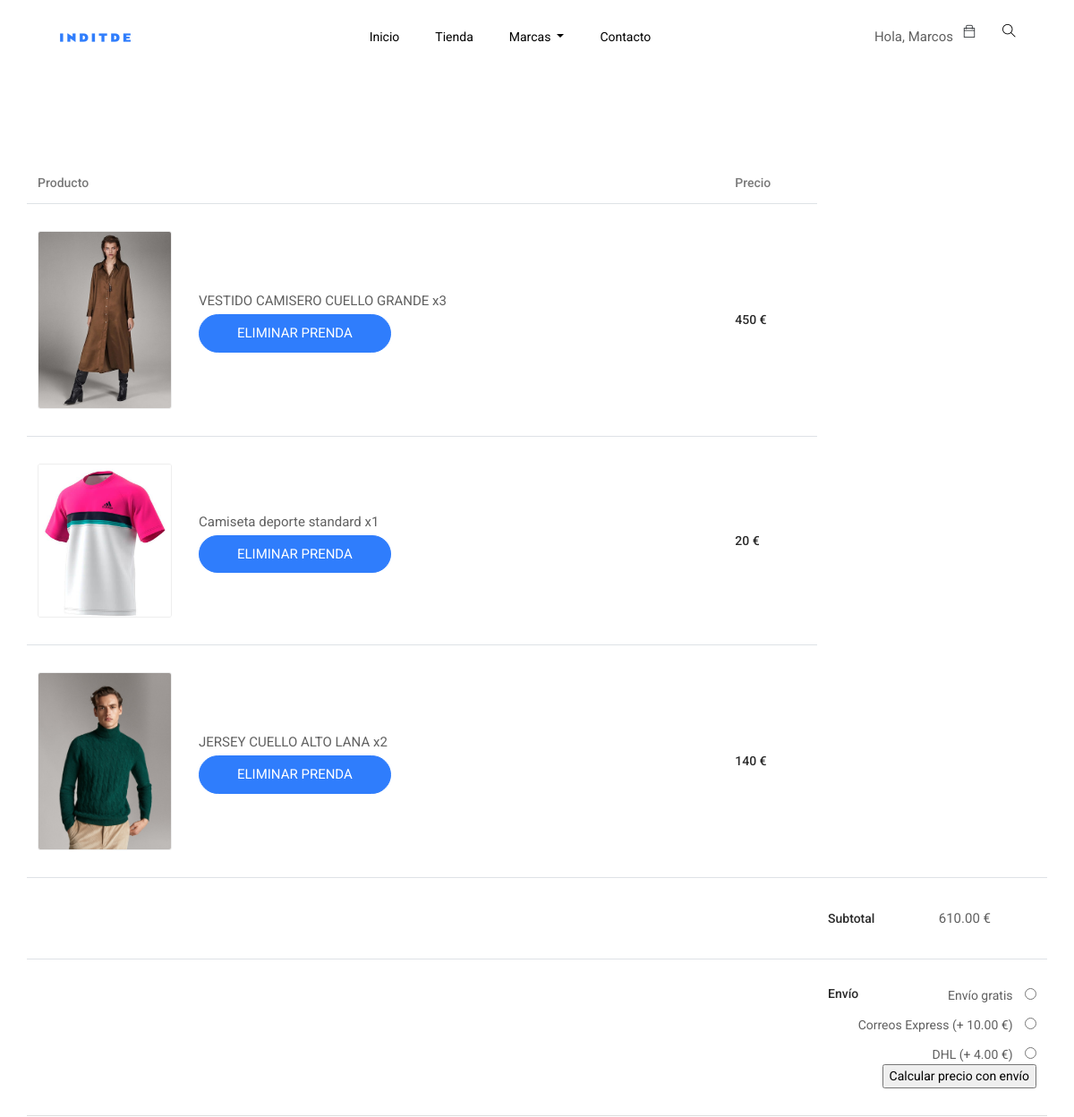
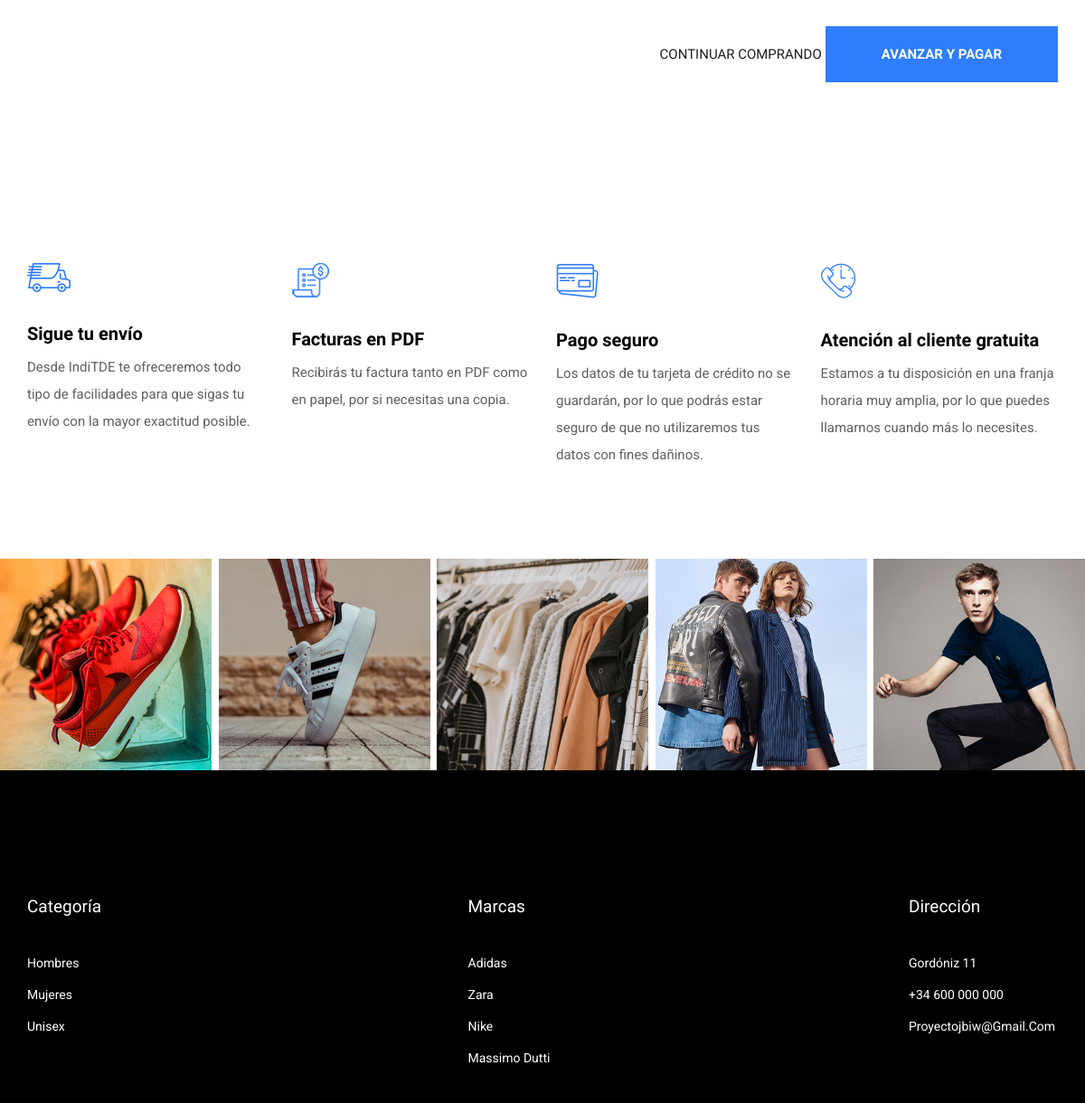
The app's page /cart/ (signed in) with its own data (2 pictures, top to bottom).
### appIndiTDE/models.py (models this page shows, shortened)
class Carro(models.Model):
    usuario = models.ForeignKey(User, on_delete=models.CASCADE)
    ropa = models.ForeignKey('Ropa', on_delete=models.CASCADE)

class Ropa(models.Model):
    id = models.CharField(max_length = 10, primary_key =True)
    nombre = models.CharField(max_length = 30)
    tipo = models.CharField(max_length = 120)
    pvp = models.DecimalField(max_digits = 7, decimal_places = 2)
    pfinal = models.DecimalField(max_digits = 7, decimal_places = 2, default = pvp)
    categoria = models.CharField(max_length = 120)
    genero = models.CharField(max_length = 10, choices = TEME_CHOICES, default = 'unisex')
    desc = models.TextField()
    img = models.ImageField()
    marca = models.ForeignKey('Marca', on_delete = models.CASCADE)
    cantidad = models.IntegerField(default = 1)
    """docstring for Ropa."""

class Marca(models.Model):
    id = models.CharField(max_length = 5, primary_key =True)
    nombre = models.CharField(max_length = 20)
    desc = models.TextField()
    descEn = models.TextField()
    logo = models.ImageField()

### appIndiTDE/views.py (the view)
# urls.py: path('cart/', views.cart, name='cart'),
def cart(request):
    if request.user.is_authenticated:
        user = request.user
        if request.method == 'POST':
            carroRopaID = request.POST.get('ropaEliminar')
            carro = Carro.objects.filter(id = carroRopaID)
            carro.delete()
        c = list(get_carro_completo())
        a = list(get_all_clothes())
        context = {
            'carro' : get_cantidades_ropa(c, user),
            'marcas': get_all_brands(a),
            'total' : get_total(get_clothes_by_user(c, user))
        }
        return render(request, 'inditde/cart.html', context)
    else:
        return redirect('index')

### appIndiTDE/views.py (called while the page is built)
def get_all_clothes():
    ropas = Ropa.objects.all()
    return ropas

def get_carro_completo():
    carro = Carro.objects.all()
    return carro

def get_all_brands(ropas):
    my_brands = []
    for i in ropas:
        if i.marca not in my_brands:
            my_brands.append(i.marca)
    return my_brands

def get_clothes_by_user(carro, user):
    my_carro = []
    for i in carro:
        if (i.usuario == user):
            my_carro.append(i)
    return my_carro

def get_cantidades_ropa(carro, user):
    my_carro = []
    for i in carro:
        if (i.usuario == user):
            if(len(my_carro) >= 1):
                c = any(x.ropa.nombre == i.ropa.nombre for x in my_carro)
                if c:
                    for x in my_carro:
                        if x.ropa.nombre == i.ropa.nombre:
                            x.ropa.cantidad = x.ropa.cantidad + 1
                else:
                    i.ropa.cantidad = 1
                    my_carro.append(i)
            else:
                i.ropa.cantidad = 1
                my_carro.append(i)
    return my_carro

def get_total(carro):
    suma = 0
    for i in carro:
        suma += i.ropa.pfinal
    return suma

### appIndiTDE/templates/inditde/cart.html (shortened to what this page needs)
{% extends "inditde/base.html" %}
{% block content %}
<section class="cart_area section_padding">
    <div class="container">
        <div class="cart_inner">
            <div class="table-responsive">
                <table class="table">
                    <thead>
                    <tr>
                        <th scope="col">Producto</th>
                        <th scope="col">Precio</th>
                    </tr>
                    </thead>
                    <tbody>
                    {% for r in carro %}
                    <tr>
                        <td>
                            <div class="media">
                                <div class="d-flex">
                                    <img src="{{MEDIA_URL}}{{r.ropa.img.url}}" alt=""/>
                                </div>
                                <div class="media-body">
                                    <p>{{r.ropa.nombre}}  x{{r.ropa.cantidad}}</p>
                                    <form action="{% url 'cart' %}" method="POST">
                                        <button class="btn_3" value="{{r.id}}" name='ropaEliminar' type="submit">Eliminar Prenda
                                        </button>
                                    </form>
                                </div>
                            </div>
                        </td>
                        <td>
                            <h5>{% widthratio r.ropa.pfinal 1 r.ropa.cantidad %} €</h5>
                        </td>
                    </tr>
                    {% endfor %}
                    <tr>
                        <td></td>
                        <td></td>
                        <td>
                            <h5>Subtotal</h5>
                        </td>
                        <td>
                            <p id="precioSinEnv">{{total}} €</p>
                        </td>
                    </tr>
                    <tr class="shipping_area">
                        <td></td>
                        <td></td>
                        <td>
                            <h5>Envío</h5>
                        </td>
                        <td>
                            <div class="shipping_box">
                                <ul class="list">
                                    <li>
                                        Envío gratis
                                        <input type="radio" name="envio" value="gratis">
                                    </li>
                                    <li>
                                        Correos Express (+ 10.00 €)
                                        <input type="radio" name="envio" value="correos">
                                    </li>
                                    <li>
                                        DHL (+ 4.00 €)
                                        <input type="radio" name="envio" value="dhl">
                                    </li>
                                </ul>
                                <input type="button" onclick="calcular()" value="Calcular precio con envío"/>
                            </div>
                        </td>
                    </tr>
                    </tbody>
                </table>
                <div class="checkout_btn_inner float-right">
                    <a class="btn_2" href="{% url 'category' %}">CONTINUAR COMPRANDO</a>
                    <a class="btn_1 checkout_btn_1" href="{% url 'checkout' %}">AVANZAR Y PAGAR</a>
                </div>
            </div>
        </div>
</section>
{% endblock %}

### appIndiTDE/templates/inditde/base.html (shortened to what this page needs)
{% load static %}
<!doctype html>
<html lang="zxx">
<head>
    <link rel="stylesheet" href="{% static 'css/bootstrap.min.css' %}">
    <link rel="stylesheet" href="{% static 'css/animate.css' %}">
    <link rel="stylesheet" href="{% static 'css/owl.carousel.min.css' %}">
    <link rel="stylesheet" href="{% static 'css/all.css' %}">
    <link rel="stylesheet" href="{% static 'css/flaticon.css' %}">
    <link rel="stylesheet" href="{% static 'css/themify-icons.css' %}">
    <link rel="stylesheet" href="{% static 'css/magnific-popup.css' %}">
    <link rel="stylesheet" href="{% static 'css/slick.css' %}">
    <link rel="stylesheet" href="{% static 'css/style.css' %}">
</head>
<body class="bg-white">
<header class="main_menu home_menu">
    <div class="container-fluid">
        <div class="row align-items-center justify-content-center">
            <div class="col-lg-11">
                <nav class="navbar navbar-expand-lg navbar-light">
                    <a class="navbar-brand" href="/index/"> <img src="{% static 'img/logo.png'%}" alt="logo"> </a>
                    <div class="collapse navbar-collapse main-menu-item" id="navbarSupportedContent">
                        <ul class="navbar-nav">
                            <li class="nav-item">
                                <a class="nav-link" href="/index/">Inicio</a>
                            </li>
                            <li class="nav-item">
                                <a class="nav-link" href="/shop/">Tienda</a>
                            </li>
                            <li class="nav-item dropdown">
                                <a class="nav-link dropdown-toggle" href="blog.html" id="navbarDropdown_3"
                                   role="button" data-toggle="dropdown" aria-haspopup="true" aria-expanded="false">
                                    Marcas
                                </a>
                            </li>
                            <li class="nav-item">
                                <a class="nav-link" href="{% url 'contact' %}">Contacto</a>
                            </li>
                        </ul>
                    </div>
                    <div class="hearer_icon d-flex">
                        {% if user.is_authenticated %}
                        <p>Hola, {{user.first_name}} &nbsp;</p>
                        {% else %}
                        <p></p>
                        {% endif %}
                        <div class="dropdown cart">
                            <a class="dropdown-toggle" href="#}" id="navbarDropdown3" role="button"
                               data-toggle="dropdown" aria-haspopup="true" aria-expanded="false">
                                <a class="ti-bag"></a>
                            </a>
                        </div>
                        <a id="search_1" href="javascript:void(0)" onClick="TODO"><i class="ti-search"></i></a>
                    </div>
                </nav>
            </div>
        </div>
    </div>
</header>
{% block content %}
{% endblock %}
<section class="shipping_details section_padding">
    <div class="container">
        <div class="row">
            <div class="col-lg-3 col-sm-6">
                <div class="single_shopping_details">
                    <img src="{% static 'img/icon/icon_1.png'%}" alt="">
                    <h4>Sigue tu envío</h4>
                    <p>Desde IndiTDE te ofreceremos todo tipo de facilidades para que sigas tu envío con la mayor exactitud posible.</p>
                </div>
            </div>
            <div class="col-lg-3 col-sm-6">
                <div class="single_shopping_details">
                    <img src="{% static 'img/icon/icon_2.png'%}" alt="">
                    <h4>Facturas en PDF</h4>
                    <p>Recibirás tu factura tanto en PDF como en papel, por si necesitas una copia.</p>
                </div>
            </div>
            <div class="col-lg-3 col-sm-6">
                <div class="single_shopping_details">
                    <img src="{% static 'img/icon/icon_3.png' %}" alt="">
                    <h4>Pago seguro</h4>
                    <p>Los datos de tu tarjeta de crédito no se guardarán, por lo que podrás estar seguro de que no utilizaremos tus datos con fines dañinos.</p>
                </div>
            </div>
            <div class="col-lg-3 col-sm-6">
                <div class="single_shopping_details">
                    <img src="{% static 'img/icon/icon_4.png' %}" alt="">
                    <h4>Atención al cliente gratuita</h4>
                    <p>Estamos a tu disposición en una franja horaria muy amplia, por lo que puedes llamarnos cuando más lo necesites.</p>
                </div>
            </div>
        </div>
    </div>
</section>
<section class="instagram_photo">
    <div class="container-fluid">
        <div class="row">
            <div class="col-lg-12">
                <div class="instagram_photo_iner">
                    <div class="single_instgram_photo">
                        <img src="{% static 'img/instagram/inst_1.png' %}" alt="">
                    </div>
                    <div class="single_instgram_photo">
                        <img src="{% static 'img/instagram/inst_2.png' %}" alt="">
                    </div>
                    <div class="single_instgram_photo">
                        <img src="{% static 'img/instagram/inst_3.png' %}" alt="">
                    </div>
                    <div class="single_instgram_photo">
                        <img src="{% static 'img/instagram/inst_4.png' %}" alt="">
                    </div>
                    <div class="single_instgram_photo">
                        <img src="{% static 'img/instagram/inst_5.png' %}" alt="">
                    </div>
                </div>
            </div>
        </div>
    </div>
</section>
<footer class="footer_part">
    <div class="container">
        <div class="row justify-content-between">
            <div class="col-sm-6 col-lg-2">
                <div class="single_footer_part">
                    <h4>Categoría</h4>
                    <ul class="list-unstyled">
                        <li><a href="/shop/?genero=masculino">Hombres</a></li>
                        <li><a href="/shop/?genero=femenino">Mujeres</a></li>
                        <li><a href="/shop/?genero=unisex">Unisex</a></li>
                    </ul>
                </div>
            </div>
            <div class="col-sm-6 col-lg-2">
                <div class="single_footer_part">
                    <h4>Marcas</h4>
                    <ul class="list-unstyled">
                        {% for m in marcas%}
                        <li><a href="/shop/?marca={{m.id}}">{{m.nombre}}</a></li>
                        {% endfor %}
                    </ul>
                </div>
            </div>
            <div class="col-sm-6 col-lg-2">
                <div class="single_footer_part">
                    <h4>Dirección</h4>
                    <ul class="list-unstyled">
                        <li>
                            <a href="https://www.google.es/maps/place/Calle+de+Gord%C3%B3niz,+11,+48010+Bilbao,+Vizcaya/@43.2590363,-2.9413628,17z/data=!3m1!4b1!4m5!3m4!1s0xd4e5029970826f5:0xf5df8ca205cd24b7!8m2!3d43.2590324!4d-2.9391741?hl=es">Gordóniz
                                11</a></li>
                        <li><a href="tel:+34600000000">+34 600 000 000</a></li>
                        <li><span><a href="mailto:proyectojbiw@gmail.com">proyectojbiw@gmail.com</a></span></li>
                    </ul>
                </div>
            </div>
        </div>
    </div>
</footer>
</body>
</html>

### records on screen
Carro: ropa.img (picture), ropa.nombre "VESTIDO CAMISERO CUELLO GRANDE", ropa.cantidad "3", {{ r.id }} 16 (drawn), ropa.cantidad "450"
Carro: ropa.img (picture), ropa.nombre "Camiseta deporte standard", ropa.cantidad "1", {{ r.id }} 17 (drawn), ropa.cantidad "20"
Carro: ropa.img (picture), ropa.nombre "JERSEY CUELLO ALTO LANA", ropa.cantidad "2", {{ r.id }} 20 (drawn), ropa.cantidad "140"
Marca: nombre "Adidas"
Marca: nombre "Zara"
Marca: nombre "Nike"
Marca: nombre "Massimo Dutti"

### other values on screen
{{ user.first_name }} "Marcos"
{{ total }} "610.00"
